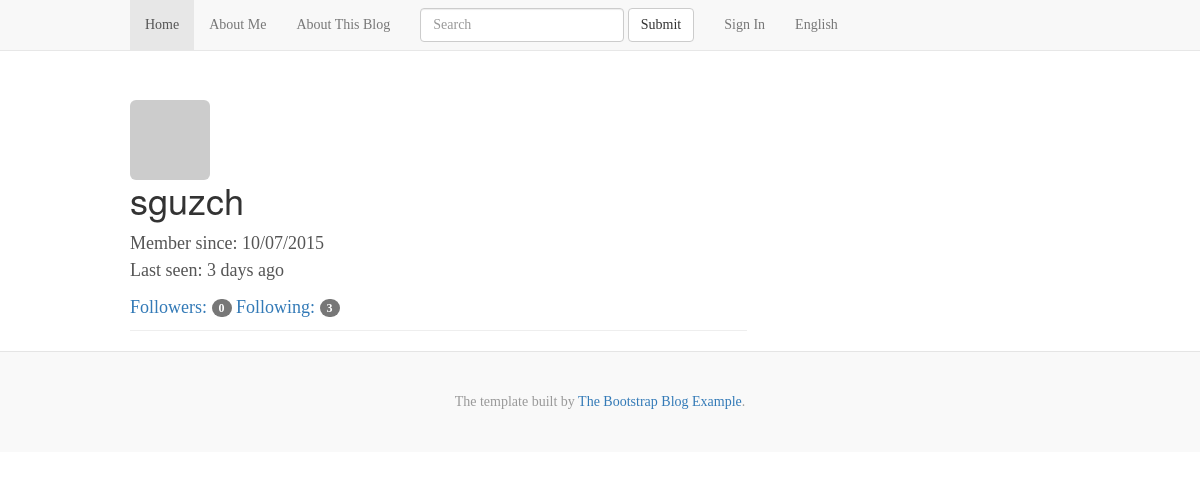
The page /user/sguzch on the database its author committed.
### app/models.py (models this page shows, shortened)
class User(UserMixin, db.Model):
    __tablename__ = 'users'
    id = db.Column(db.Integer, primary_key=True)
    email = db.Column(db.String(64), unique=True, index=True)
    username = db.Column(db.String(64), unique=True, index=True)
    password_hash = db.Column(db.String(128))
    role_id = db.Column(db.Integer, db.ForeignKey('roles.id'))
    confirmed = db.Column(db.Boolean, default=False)
    name = db.Column(db.String(64))
    location = db.Column(db.String(64))
    about_me = db.Column(db.Text())
    member_since = db.Column(db.DateTime(), default=datetime.utcnow)
    last_seen = db.Column(db.DateTime(), default=datetime.utcnow)
    avatar_hash = db.Column(db.String(32))
    posts = db.relationship('Post', backref='author', lazy='dynamic')
    followed = db.relationship('Follow',
                               foreign_keys=[Follow.follower_id],
			       backref=db.backref('follower', lazy='joined'),
			       lazy='dynamic',
			       cascade='all, delete-orphan')
    followers = db.relationship('Follow',
                                foreign_keys=[Follow.followed_id],
				backref=db.backref('followed', lazy='joined'),
				lazy='dynamic',
				cascade='all, delete-orphan')
    comments = db.relationship('Comment', backref='author', lazy='dynamic')
    @property
    def password(self):
        raise AttributeError('password is not a readable attribute')
    def gravatar(self, size=100, default='identicon', rating='g'):
        if request.is_secure:
	    url = 'https://secure.gravatar.com/avatar'
	else:
	    url = 'http://www.gravatar.com/avatar'
	hash = hashlib.md5(self.email.encode('utf-8')).hexdigest()
	return '{url}/{hash}?s={size}&d={default}&r={rating}'.format(
	    url=url, hash=hash, size=size, default=default, rating=rating)

### app/main/views.py (the view)
@main.route('/user/<username>')
def user(username):
    user = User.query.filter_by(username=username).first()
    if user is None:
        abort(404)
    posts = user.posts.order_by(Post.timestamp.desc()).all()
    return render_template('user.html', user=user, posts=posts)

### app/auth/views.py (called while the page is built)
@auth.before_app_request
def before_request():
    if current_user.is_authenticated():
        current_user.ping()
        if not current_user.confirmed \
	        and request.endpoint[:5] != 'auth.':
	    return redirect(url_for('auth.unconfirmed'))

### app/main/__init__.py (called while the page is built)
@main.app_context_processor
def inject_permissions():
    return dict(Permission=Permission)

### app/models.py (called while the page is built)
    def can(self, permissions):
        return False

    def is_administrator(self):
        return False

### app/templates/user.html (shortened to what this page needs)
{% extends "base.html" %}
{% block body %}
    {% block navbar %}
      {{ super() }}
    {% endblock %}
    {% block content %}
    <div class="container">
      <div class="row">
        <div class="col-sm-8 blog-main">
    <div class="page-header">
      <img class="img-rounded profile-thumbnail" src="{{ user.gravatar(size=100) }}">
      <h1>{{ user.username }}</h1>
      <p>
        Member since: {{ moment(user.member_since).format('L') }}<br>
        Last seen:    {{ moment(user.last_seen).fromNow() }}
      </p>
	  <a href="{{ url_for('.followers', username=user.username) }}">
	    Followers: <span class="badge">{{ user.followers.count() }}</span>
	  </a>
	  <a href="{{ url_for('.followed_by', username=user.username) }}">
	    Following: <span class="badge">{{ user.followed.count() }}</span>
	  </a>
      <br>
    </div>
        </div>
      </div>
    </div>
  {% endblock %}
  {% block foot %}
    {{ super() }}
  {% endblock %}
{% endblock %}

### app/static/blog.css (style rules this page uses)
body { font-family: Georgia, "Times New Roman", Times, serif; padding-top: 60px; color: #555; }
h1, .h1, h2, .h2, h3, .h3, h4, .h4, h5, .h5, h6, .h6 { margin-top: 0; font-family: "Helvetica Neue", Helvetica, Arial, sans-serif; font-weight: normal; color: #333; }
@media (min-width: 1200px) { .container { width: 970px; } }
.blog-main { font-size: 18px; line-height: 1.5; }

### rows shown on the page
User: username "sguzch", member_since "10/07/2015", last_seen "3 days ago"

### other values the page prints
{{ user.followers.count() }} "0"
{{ user.followed.count() }} "3"
